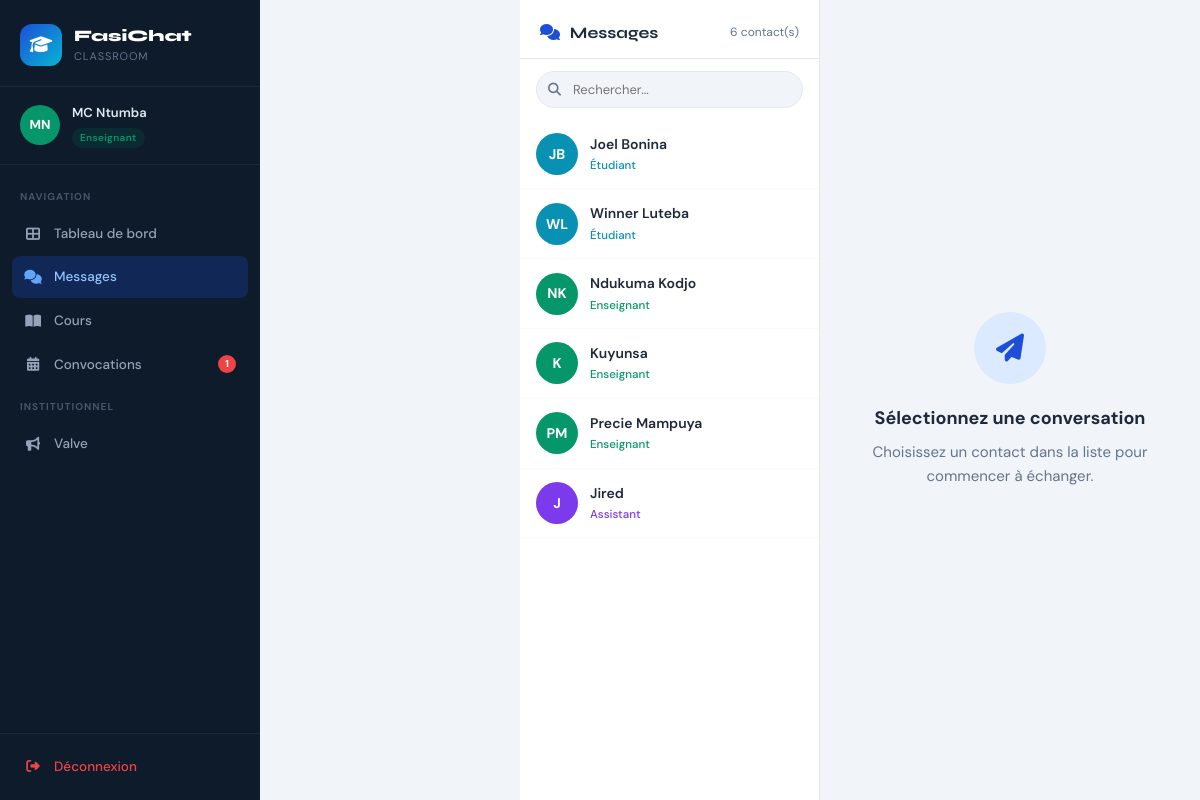
Screenshot of /index.php?page=messages (signed in) with the database file from the repository.
### tables this page shows
CREATE TABLE users (
    id INT PRIMARY KEY AUTO_INCREMENT,
    nom VARCHAR(100) NOT NULL,
    prenom VARCHAR(100) NOT NULL,
    email VARCHAR(150) UNIQUE NOT NULL,
    password VARCHAR(255) NOT NULL,
    role ENUM('etudiant','enseignant','assistant','doyen','vice_doyen','apparitaire') NOT NULL,
    promotion_id INT NULL,
    avatar_url VARCHAR(255) NULL,
    created_at TIMESTAMP DEFAULT CURRENT_TIMESTAMP,
    FOREIGN KEY (promotion_id) REFERENCES promotions(id) ON DELETE SET NULL
);

### controllers/MessageController.php (called while the page is built, shortened)
<?php
class MessageController
{
    private Utilisateur $moi;
    public function __construct()
    {
        $this->session = Session::getInstance();
        $userId = $this->session->getUserId();
        $u = Utilisateur::trouverParId($userId);
        $this->moi = $u;
    }
    public function handle(string $action): void
    {
        match($action) {
            'send'  => $this->send(),
            default => $this->index(),
        };
    }
    public function index(): void
    {
        $utilisateur  = $this->moi;
        $contacts     = $this->getContacts();
        $interlocuteur = null;
        include dirname(__DIR__) . '/views/messages/index.php';
    }
    private function getContacts(): array
    {
        $role = $this->moi->getRole();
        $pdo  = BaseDeDonnees::getInstance();
        if ($role === 'etudiant' && $this->moi instanceof MembrePedagogique) {
            $stmt = $pdo->prepare(
                "SELECT DISTINCT u.*,
                    (SELECT COUNT(*) FROM messages m
                     WHERE ((m.expediteur_id = u.id AND m.destinataire_id = :uid1)
                         OR (m.expediteur_id = :uid2 AND m.destinataire_id = u.id))
                     AND m.lu = 0 AND m.destinataire_id = :uid3) AS non_lus
                 FROM users u
                 WHERE (
                   (u.promotion_id = :promo AND u.role = 'etudiant' AND u.id != :uid4)
                   OR (u.role IN ('enseignant','assistant') AND u.id IN (
                       SELECT ce.user_id FROM cours_enseignants ce
                       JOIN cours c ON ce.cours_id = c.id
                       WHERE c.promotion_id = :promo2
                   ))
                 )
                 ORDER BY u.role, u.nom"
            );
            $pid = $this->moi->getPromotionId();
            $stmt->execute([':uid1'=>$this->moi->getId(),':uid2'=>$this->moi->getId(),
                            ':uid3'=>$this->moi->getId(),':uid4'=>$this->moi->getId(),
                            ':promo'=>$pid,':promo2'=>$pid]);
        } elseif (in_array($role, ['enseignant','assistant'])) {
            $stmt = $pdo->prepare(
                "SELECT DISTINCT u.*,
                    (SELECT COUNT(*) FROM messages m
                     WHERE m.expediteur_id = u.id AND m.destinataire_id = :uid1 AND m.lu = 0) AS non_lus
                 FROM users u
                 WHERE (u.role IN ('enseignant','assistant') AND u.id != :uid2)
                    OR (u.role = 'etudiant' AND u.promotion_id IN (
                        SELECT c.promotion_id FROM cours c
                        JOIN cours_enseignants ce ON c.id = ce.cours_id
                        WHERE ce.user_id = :uid3
                    ))
                 ORDER BY u.role, u.nom"
            );
            $stmt->execute([':uid1'=>$this->moi->getId(),':uid2'=>$this->moi->getId(),':uid3'=>$this->moi->getId()]);
        } else {
            return [];
        }
        return array_map(fn($r) => array_merge($r, ['objet' => UserFactory::creer($r)]), $stmt->fetchAll());
    }
}

### classes/Utilisateur.php (called while the page is built, shortened)
<?php
abstract class Utilisateur
{
    protected int    $id;
    protected string $nom;
    protected string $prenom;
    protected string $role;
    public function __construct(array $data)
    {
        $this->id        = (int)($data['id'] ?? 0);
        $this->nom       = $data['nom']       ?? '';
        $this->prenom    = $data['prenom']    ?? '';
        $this->role      = $data['role']      ?? '';
    }
    public function getId(): int       { return $this->id; }
    public function getNom(): string   { return $this->nom; }
    public function getPrenom(): string { return $this->prenom; }
    public function getRole(): string  { return $this->role; }
    public function getNomComplet(): string
    {
        return trim($this->prenom . ' ' . $this->nom);
    }
    public function getInitiales(): string
    {
        $p = mb_strtoupper(mb_substr($this->prenom, 0, 1));
        $n = mb_strtoupper(mb_substr($this->nom, 0, 1));
        return $p . $n;
    }
    public static function trouverParId(int $id): ?static
    {
        $pdo  = BaseDeDonnees::getInstance();
        $stmt = $pdo->prepare('SELECT * FROM users WHERE id = :id LIMIT 1');
        $stmt->execute([':id' => $id]);
        $row  = $stmt->fetch();
        return UserFactory::creer($row);
    }
}

### config/config.php (called while the page is built, shortened)
<?php
spl_autoload_register(function (string $className): void {
    $paths = [
        dirname(__DIR__) . '/classes/'     . $className . '.php',
        dirname(__DIR__) . '/controllers/' . $className . '.php',
    ];
    foreach ($paths as $path) {
        if (file_exists($path)) { require_once $path; return; }
    }
});

### classes/UserFactory.php (called while the page is built)
<?php
class UserFactory
{
    public static function creer(array $data): Utilisateur
    {
        return match($data['role']) {
            'etudiant'   => new Etudiant($data),
            'enseignant' => new Enseignant($data),
            'assistant'  => new Assistant($data),
            'doyen'      => new Doyen($data),
            'vice_doyen' => new ViceDoyen($data),
            'apparitaire'=> new Apparitaire($data),
            default      => throw new InvalidArgumentException("Rôle inconnu : {$data['role']}"),
        };
    }
}

### classes/Enseignant.php (called while the page is built, shortened)
<?php
class Enseignant extends MembrePedagogique
{
    public function getRoleLabel(): string   { return 'Enseignant'; }
    public function getRoleCouleur(): string { return '#059669'; }
}

### classes/Etudiant.php (called while the page is built, shortened)
<?php
class Etudiant extends MembrePedagogique
{
    public function getRoleLabel(): string   { return 'Étudiant'; }
    public function getRoleCouleur(): string { return '#0891b2'; }
}

### classes/Assistant.php (called while the page is built)
<?php
class Assistant extends Enseignant
{
    public function getRoleLabel(): string   { return 'Assistant'; }
    public function getRoleCouleur(): string { return '#7c3aed'; }
}

### views/messages/index.php (the view, shortened to what this page needs)
<?php
$utilisateur   = $utilisateur ?? null;
$contacts      = $contacts ?? [];
$interlocuteur = $interlocuteur ?? null;
?>
<?php include dirname(__DIR__) . '/layout/header.php'; ?>
<?php include dirname(__DIR__) . '/layout/sidebar.php'; ?>
<main class="main-content no-pad">
  <div class="messenger">
    <div class="contacts-panel">
      <div class="contacts-header">
        <h2><i class="fas fa-comments"></i> Messages</h2>
        <span class="contacts-count"><?= count($contacts) ?> contact(s)</span>
      </div>
      <div class="contacts-search">
        <input type="text" id="contactSearch" placeholder="Rechercher..." oninput="filtrerContacts(this.value)">
        <i class="fas fa-search"></i>
      </div>
      <div class="contacts-list" id="contactsList">
        <?php if (empty($contacts)): ?>
          <div class="contacts-empty"><i class="fas fa-user-slash"></i><p>Aucun contact disponible</p></div>
        <?php else: ?>
          <?php foreach ($contacts as $c):
            $u = $c['objet'];
            $isActive = ($interlocuteur && $interlocuteur->getId() === $u->getId());
          ?>
          <a href="index.php?page=messages&with=<?= $u->getId() ?>"
             class="contact-item <?= $isActive ? 'active' : '' ?>"
             data-name="<?= strtolower(htmlspecialchars($u->getNomComplet())) ?>">
            <div class="contact-avatar" style="background:<?= htmlspecialchars($u->getRoleCouleur()) ?>">
              <?= htmlspecialchars($u->getInitiales()) ?>
            </div>
            <div class="contact-info">
              <div class="contact-name"><?= htmlspecialchars($u->getNomComplet()) ?></div>
              <div class="contact-role" style="color:<?= htmlspecialchars($u->getRoleCouleur()) ?>">
                <?= htmlspecialchars($u->getRoleLabel()) ?>
              </div>
            </div>
          </a>
          <?php endforeach; ?>
        <?php endif; ?>
      </div>
    </div>
    <div class="chat-panel">
      <?php if (!$interlocuteur): ?>
        <div class="chat-empty">
          <div class="chat-empty-icon"><i class="fas fa-paper-plane"></i></div>
          <h3>Sélectionnez une conversation</h3>
          <p>Choisissez un contact dans la liste pour commencer à échanger.</p>
        </div>
      <?php endif; ?>
    </div>
  </div>
</main>
<?php include dirname(__DIR__) . '/layout/footer.php'; ?>

### index.php (shortened to what this page needs)
<?php
require_once __DIR__ . '/config/config.php';
$page   = preg_replace('/[^a-z0-9\-_]/', '', strtolower($_GET['page']   ?? 'dashboard'));
$action = preg_replace('/[^a-z0-9\-_]/', '', strtolower($_GET['action'] ?? 'index'));
try {
    switch ($page) {
        case 'messages':
            (new MessageController())->handle($action);
            break;
    }
} catch (Throwable $e) {
    http_response_code(500);
    echo '<div style="font-family:monospace;padding:20px;background:#fff1f2;border:1px solid #fca5a5;border-radius:8px;margin:20px">';
    echo '<strong style="color:#dc2626">Erreur FasiChat :</strong><br>';
    echo htmlspecialchars($e->getMessage()) . '<br>';
    echo '<small style="color:#64748b">' . htmlspecialchars($e->getFile() . ' ligne ' . $e->getLine()) . '</small>';
    echo '</div>';
}

### views/layout/header.php (shortened to what this page needs)
<!DOCTYPE html>
<html lang="fr">
<head>
<link rel="stylesheet" href="https://cdnjs.cloudflare.com/ajax/libs/font-awesome/6.5.1/css/all.min.css">
<link rel="stylesheet" href="assets/css/style.css">
</head>
<body>
<div class="app-wrapper">

### views/layout/sidebar.php (shortened to what this page needs)
<?php
$utilisateur = $utilisateur ?? null;
if (!isset($notifs)) {
    $notifs = ['messages' => 0, 'convocations' => 0];
    try {
        if ($utilisateur) {
            $__pdo = BaseDeDonnees::getInstance();
            $__uid = $utilisateur->getId();
            $__s = $__pdo->prepare("SELECT COUNT(*) FROM messages WHERE destinataire_id = :uid AND lu = 0");
            $__s->execute([':uid' => $__uid]);
            $notifs['messages'] = (int)$__s->fetchColumn();
            if (in_array($utilisateur->getRole(), ['enseignant', 'assistant'])) {
                $__s = $__pdo->prepare("SELECT COUNT(*) FROM convocation_destinataires WHERE user_id = :uid AND lu = 0");
                $__s->execute([':uid' => $__uid]);
                $notifs['convocations'] = (int)$__s->fetchColumn();
            }
        }
    } catch (Exception $__e) {
    }
}
?>
<aside class="sidebar">
  <div class="sidebar-brand">
    <div class="brand-icon"><i class="fas fa-graduation-cap"></i></div>
    <div class="brand-text">
      <span class="brand-name">FasiChat</span>
      <span class="brand-sub">Classroom</span>
    </div>
  </div>
  <?php if ($utilisateur): ?>
  <div class="sidebar-user">
    <div class="user-avatar" style="background: <?= htmlspecialchars($utilisateur->getRoleCouleur()) ?>">
      <?= htmlspecialchars($utilisateur->getInitiales()) ?>
    </div>
    <div class="user-info">
      <div class="user-name"><?= htmlspecialchars($utilisateur->getPrenom()) ?> <?= htmlspecialchars($utilisateur->getNom()) ?></div>
      <div class="user-role-badge" style="background:<?= htmlspecialchars($utilisateur->getRoleCouleur()) ?>20;color:<?= htmlspecialchars($utilisateur->getRoleCouleur()) ?>">
        <?= htmlspecialchars($utilisateur->getRoleLabel()) ?>
      </div>
    </div>
  </div>
  <?php endif; ?>
  <nav class="sidebar-nav">
    <div class="nav-section-label">Navigation</div>
    <a href="index.php?page=dashboard" class="nav-item <?= ($_GET['page']??'dashboard')==='dashboard'?'active':'' ?>">
      <i class="fas fa-th-large"></i><span>Tableau de bord</span>
    </a>
    <?php if ($utilisateur && $utilisateur->getRole() !== 'apparitaire'): ?>
    <a href="index.php?page=messages" class="nav-item <?= ($_GET['page']??'')==='messages'?'active':'' ?>">
      <i class="fas fa-comments"></i><span>Messages</span>
    </a>
    <?php endif; ?>
    <?php if ($utilisateur && in_array($utilisateur->getRole(), ['enseignant','assistant','etudiant'])): ?>
    <a href="index.php?page=cours" class="nav-item <?= ($_GET['page']??'')==='cours'?'active':'' ?>">
      <i class="fas fa-book-open"></i><span>Cours</span>
    </a>
    <?php endif; ?>
    <?php if ($utilisateur && in_array($utilisateur->getRole(), ['enseignant','assistant','doyen','vice_doyen'])): ?>
    <a href="index.php?page=convocations" class="nav-item <?= ($_GET['page']??'')==='convocations'?'active':'' ?>">
      <i class="fas fa-calendar-alt"></i><span>Convocations</span>
      <?php if (($notifs['convocations'] ?? 0) > 0): ?>
        <span class="badge" data-notif="convocations"><?= (int)$notifs['convocations'] ?></span>
      <?php endif; ?>
    </a>
    <?php endif; ?>
    <div class="nav-section-label">Institutionnel</div>
    <a href="index.php?page=valve" class="nav-item <?= ($_GET['page']??'')==='valve'?'active':'' ?>">
      <i class="fas fa-bullhorn"></i><span>Valve</span>
    </a>
  </nav>
  <div class="sidebar-footer">
    <a href="index.php?page=logout" class="logout-btn">
      <i class="fas fa-sign-out-alt"></i><span>Déconnexion</span>
    </a>
  </div>
</aside>

### views/layout/footer.php (shortened to what this page needs)
</div>
</body>
</html>

### rows the page displays
users: $utilisateur->getInitiales() "MN", prenom "MC", nom "Ntumba"
users: $u->getInitiales() "JB", $u->getNomComplet() "Joel Bonina", RoleLabel "Étudiant"
users: $u->getInitiales() "WL", $u->getNomComplet() "Winner Luteba", RoleLabel "Étudiant"
users: $u->getInitiales() "NK", $u->getNomComplet() "Ndukuma Kodjo", RoleLabel "Enseignant"
users: $u->getInitiales() "K", nom "Kuyunsa", RoleLabel "Enseignant"
users: $u->getInitiales() "PM", $u->getNomComplet() "Precie Mampuya", RoleLabel "Enseignant"
users: $u->getInitiales() "J", nom "Jired", RoleLabel "Assistant"

### other values shown
$utilisateur->getRoleLabel() "Enseignant"
$notifs['convocations'] "1"
count($contacts) "6"
